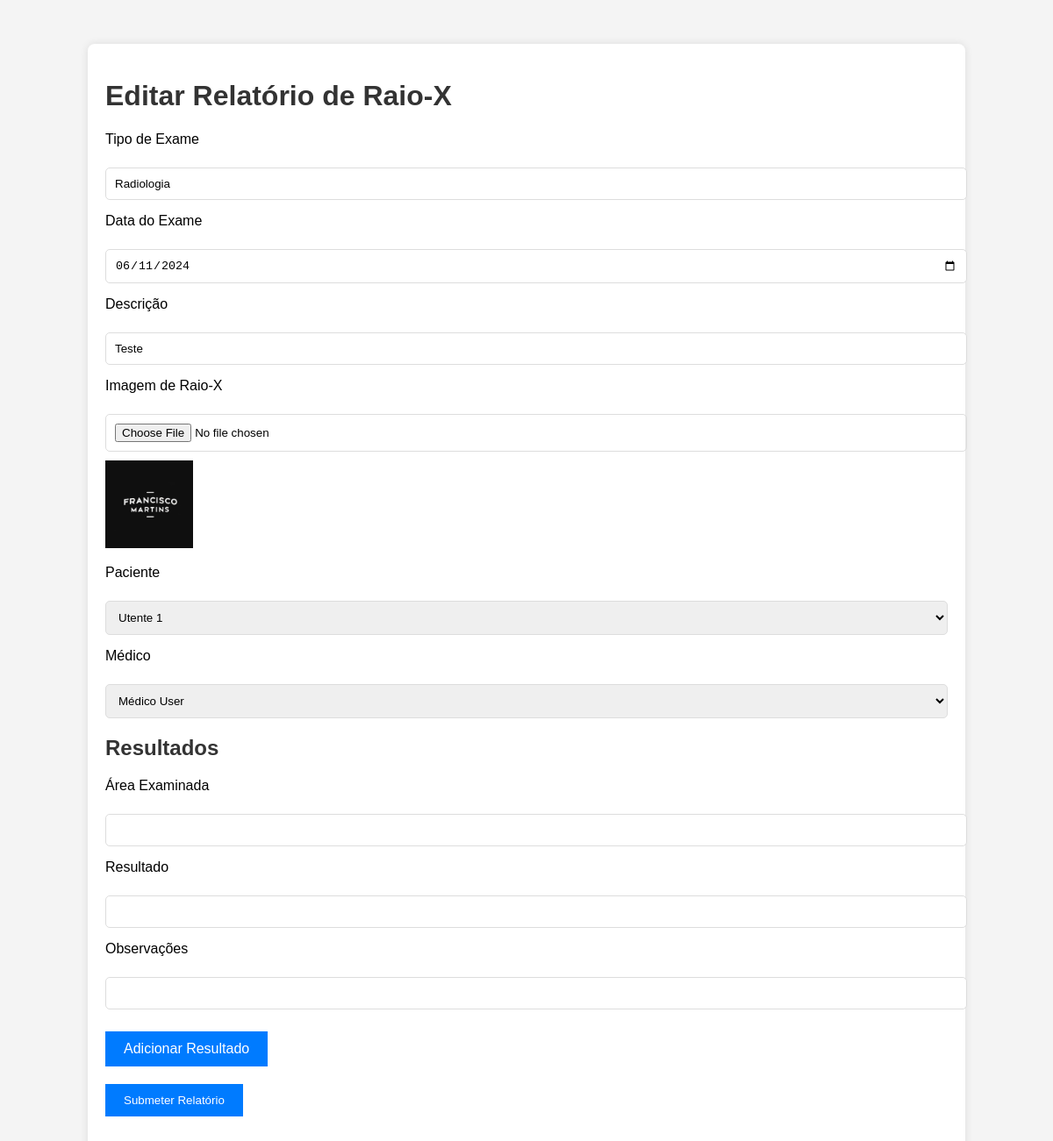
Screenshot of /relatorio/2/edit (signed in) with the database file from the repository.
### app/models.py (models this page shows, shortened)
class RelatorioRaioX(db.Model):
    __tablename__ = 'relatorio_raiox'
    id = db.Column(db.Integer, primary_key=True, autoincrement=True)
    tipo_exame = db.Column(db.String(100), nullable=False)
    data_exame = db.Column(db.Date, nullable=False)
    descricao = db.Column(db.String(255), nullable=False)
    imagem_url = db.Column(db.String(255), nullable=True)
    paciente_id = db.Column(db.Integer, db.ForeignKey('UserInfo.user_id'), nullable=False)
    medico_id = db.Column(db.Integer, db.ForeignKey('User.id'), nullable=False)
    paciente = db.relationship('UserInfo', back_populates='relatorios_paciente', foreign_keys=[paciente_id])
    medico = db.relationship('User', back_populates='relatorios_medico', foreign_keys=[medico_id])
    resultados = db.relationship('Resultado', back_populates='relatorio', cascade="all, delete-orphan")

class User(db.Model):
    __tablename__ = 'User'
    id = db.Column(db.Integer, primary_key=True, autoincrement=True)
    email = db.Column(db.String(120), unique=True, nullable=False)
    nome = db.Column(db.String(20), nullable=False)
    password = db.Column(db.String(128), nullable=False)
    role = db.Column(db.String(50), nullable=False)
    info = db.relationship('UserInfo', back_populates='user', uselist=False)
    agendamentos = db.relationship('Agendamento', foreign_keys='Agendamento.user_id', back_populates='user')
    relatorios_medico = db.relationship('RelatorioRaioX', back_populates='medico', foreign_keys='RelatorioRaioX.medico_id')

### app/routes.py (the view, shortened to what this page needs)
@main.route('/relatorio/<int:id>/edit', methods=['GET', 'POST'])
@roles_required('Administrador', 'Médico')
def edit_relatorio(id):
    relatorio = RelatorioRaioX.query.get_or_404(id)
    form = RelatorioForm(obj=relatorio)
    form.paciente.choices = [(user.user_id, user.user.nome) for user in UserInfo.query.all()]
    form.medico.choices = [(user.id, user.nome) for user in User.query.filter_by(role='Médico').all()]
    return render_template('edit_relatorio.html', title='Editar Relatório de Raio-X', form=form, relatorio=relatorio)

### app/forms.py
class RelatorioForm(FlaskForm):
    tipo_exame = StringField('Tipo de Exame', validators=[DataRequired()])
    data_exame = DateField('Data do Exame', format='%Y-%m-%d', validators=[DataRequired()])
    descricao = StringField('Descrição', validators=[DataRequired()])
    imagem_url = FileField('Imagem de Raio-X', validators=[Optional()])
    paciente = SelectField('Paciente', coerce=int, validators=[DataRequired()])
    medico = SelectField('Médico', coerce=int, validators=[DataRequired()])
    resultados = FieldList(FormField(ResultadoForm), min_entries=1)
    submit = SubmitField('Submeter Relatório')

class ResultadoForm(FlaskForm):
    area_examinada = StringField('Área Examinada', validators=[DataRequired()])
    resultado = StringField('Resultado', validators=[DataRequired()])
    observacoes = StringField('Observações')

### app/routes.py (called while the page is built)
def roles_required(*roles):
    def wrapper(fn):
        @wraps(fn)
        def decorated_view(*args, **kwargs):
            if 'user' not in session:
                flash('Por favor, faça login para acessar esta página.', 'warning')
                return redirect(url_for('main.login'))
            if session['user']['role'] not in roles:
                flash('Você não tem permissão para acessar esta página.', 'danger')
                return redirect(url_for('main.home'))
            return fn(*args, **kwargs)
        decorated_view.__name__ = fn.__name__
        return decorated_view
    return wrapper

### app/templates/edit_relatorio.html (shortened to what this page needs)
<!DOCTYPE html>
<html lang="en">
<head>
    <link rel="stylesheet" type="text/css" href="{{ url_for('static', filename='css/style.css') }}">
</head>
<body>
    <div class="container">
        <h1>Editar Relatório de Raio-X</h1>
        <form method="POST" action="{{ url_for('main.edit_relatorio', id=relatorio.id) }}" enctype="multipart/form-data">
            <div class="form-group">
                {{ form.tipo_exame.label }}<br>
                {{ form.tipo_exame(class="form-control") }}
            </div>
            <div class="form-group">
                {{ form.data_exame.label }}<br>
                {{ form.data_exame(class="form-control") }}
            </div>
            <div class="form-group">
                {{ form.descricao.label }}<br>
                {{ form.descricao(class="form-control") }}
            </div>
            <div class="form-group">
                {{ form.imagem_url.label }}<br>
                {{ form.imagem_url(class="form-control") }}
                {% if relatorio.imagem_url %}
                <img src="{{ url_for('static', filename=relatorio.imagem_url) }}" alt="Imagem de Raio-X" style="width: 100px; margin-top: 10px;">
                {% endif %}
            </div>
            <div class="form-group">
                {{ form.paciente.label }}<br>
                {{ form.paciente(class="form-control") }}
            </div>
            <div class="form-group">
                {{ form.medico.label }}<br>
                {{ form.medico(class="form-control") }}
            </div>
            <h2>Resultados</h2>
            <div id="resultados">
                {% for resultado in form.resultados %}
                <div class="form-group">
                    {{ resultado.area_examinada.label }}<br>
                    {{ resultado.area_examinada(class="form-control") }}
                </div>
                <div class="form-group">
                    {{ resultado.resultado.label }}<br>
                    {{ resultado.resultado(class="form-control") }}
                </div>
                <div class="form-group">
                    {{ resultado.observacoes.label }}<br>
                    {{ resultado.observacoes(class="form-control") }}
                </div>
                {% endfor %}
            </div>
            <button type="button" id="add_resultado" class="btn">Adicionar Resultado</button>
            <div class="form-group">
                {{ form.submit(class="btn btn-primary") }}
            </div>
        </form>
    </div>
</body>
</html>

### app/static/css/style.css (style rules this page uses)
body { font-family: Arial, sans-serif; background-color: #f4f4f4; margin: 0; padding: 0; }
.container { width: 80%; margin: 50px auto; background: #fff; padding: 20px; box-shadow: 0 0 10px rgba(0,0,0,0.1); border-radius: 8px; }
h1, h2 { color: #333; }
a, button { text-decoration: none; color: #007BFF; background: none; border: none; cursor: pointer; font-size: 1em; }
.form-group { margin-bottom: 15px; }
.form-group label { display: block; margin-bottom: 5px; }
.form-control { width: 100%; padding: 10px; border: 1px solid #ddd; border-radius: 5px; }
.btn { display: inline-block; padding: 10px 20px; margin: 10px 0; border: 1px solid #007BFF; background-color: #007BFF; color: white; text-align: center; cursor: pointer; }

### rows the page displays
RelatorioRaioX: tipo_exame "Radiologia", data_exame "06/11/2024", descricao "Teste", imagem_url (picture), paciente "Utente 1", medico "Médico User"
User: medico.label "Médico"

### other values shown
{{ resultado.area_examinada.label }} "Área Examinada"
{{ resultado.resultado.label }} "Resultado"
{{ resultado.observacoes.label }} "Observações"
